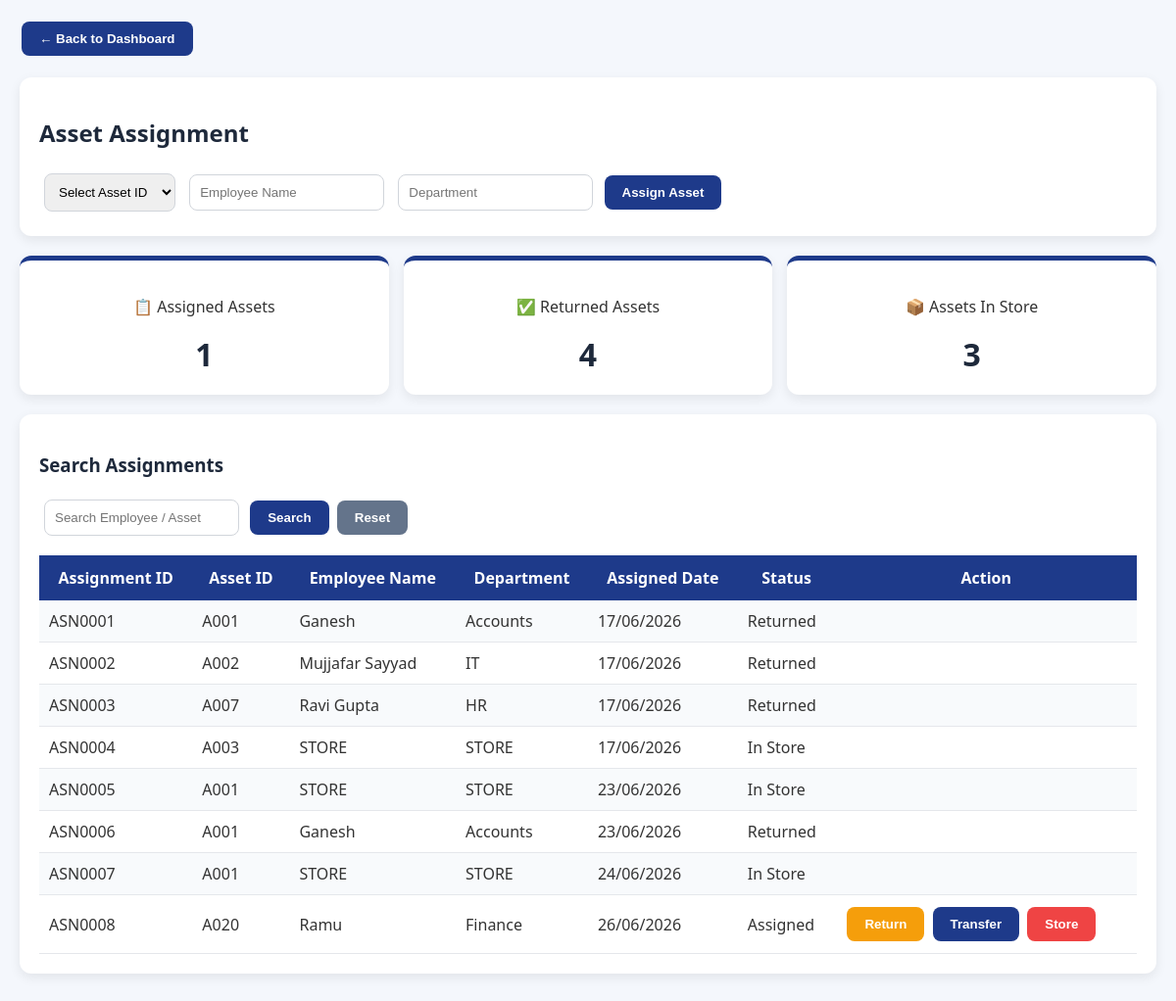
/assign_asset (signed in), run on the app's committed database.
### app.py (models this page shows)
class AssignmentModel(db.Model):
    __tablename__ = 'assignments'
    assignment_id = db.Column(db.String(100), primary_key=True)
    asset_id = db.Column(db.String(100), nullable=False)
    employee_name = db.Column(db.String(100))
    department = db.Column(db.String(100))
    assigned_date = db.Column(db.String(50))
    return_date = db.Column(db.String(50))
    status = db.Column(db.String(50))

### app.py (the view, shortened to what this page needs)
@app.route("/assign_asset", methods=["GET", "POST"])
@login_required
@role_required(['Admin', 'Technician'])
def assign_asset():
    search = request.args.get("search", "").strip()
    if search:
        asns = AssignmentModel.query.filter(
            AssignmentModel.employee_name.contains(search) |
            AssignmentModel.asset_id.contains(search) |
            AssignmentModel.department.contains(search)
        ).all()
    else:
        asns = AssignmentModel.query.all()
    assignments_list = [{
        "Assignment ID": a.assignment_id, "Assignment_ID": a.assignment_id, "Asset ID": a.asset_id,
        "Employee Name": a.employee_name, "Department": a.department, "Assigned Date": a.assigned_date,
        "Return Date": a.return_date, "Status": a.status
    } for a in asns]
    assigned_count = AssignmentModel.query.filter_by(status="Assigned").count()
    returned_count = AssignmentModel.query.filter_by(status="Returned").count()
    instore_count = AssignmentModel.query.filter_by(status="In Store").count()
    asset_ids = [a.asset_id for a in AssetModel.query.filter(AssetModel.record_status != "DEL").all()]
    return render_template(
        "assign_asset.html",
        assignments=assignments_list,
        assigned_count=assigned_count,
        returned_count=returned_count,
        instore_count=instore_count,
        asset_ids=asset_ids
    )

### app.py (called while the page is built)
@login_manager.user_loader
def load_user(username):
    return UserModel.query.get(str(username))

def role_required(allowed_roles):
    def decorator(f):
        @wraps(f)
        def decorated_function(*args, **kwargs):
            if not current_user.is_authenticated or getattr(current_user, 'role', None) not in allowed_roles:
                abort(403)
            return f(*args, **kwargs)
        return decorated_function
    return decorator

### templates/assign_asset.html (shortened to what this page needs)
<!DOCTYPE html>
<html>
<head>
</head>
<body>
<div class="nav-back">
    <button onclick="window.location.href='/assets'">← Back to Dashboard</button>
</div>
{% if current_user.role in ['Admin', 'Technician'] %}
<div class="section">
    <h2>Asset Assignment</h2>
    <form method="POST" action="/assign_asset">
        <select name="asset_id" id="asset_id_dropdown" onchange="fetchAssetDetails()" required>
            <option value="">Select Asset ID</option>
        </select>
        <input type="text" name="employee_name" id="employee_name" placeholder="Employee Name" required>
        <input type="text" name="department" id="department" placeholder="Department" required>
        <button type="submit">Assign Asset</button>
    </form>
</div>
{% endif %}
<div class="dashboard">
    <div class="card">
        <p>📋 Assigned Assets</p>
        <h2>{{ assigned_count }}</h2>
    </div>
    <div class="card">
        <p>✅ Returned Assets</p>
        <h2>{{ returned_count }}</h2>
    </div>
    <div class="card">
        <p>📦 Assets In Store</p>
        <h2>{{ instore_count }}</h2>
    </div>
</div>
<div class="section">
    <h3>Search Assignments</h3>
    <form method="GET" action="/assign_asset">
        <input type="text" name="search" placeholder="Search Employee / Asset">
        <button type="submit">Search</button>
        <button type="button" onclick="window.location.href='/assign_asset'" style="background:#64748b;">Reset</button>
    </form>
    <table>
        <tr>
            <th>Assignment ID</th>
            <th>Asset ID</th>
            <th>Employee Name</th>
            <th>Department</th>
            <th>Assigned Date</th>
            <th>Status</th>
            {% if current_user.role in ['Admin', 'Technician'] %}
            <th>Action</th>
            {% endif %}
        </tr>
        {% for row in assignments %}
        <tr>
            <td>{{ row['Assignment ID'] }}</td>
            <td>{{ row['Asset ID'] }}</td>
            <td>{{ row['Employee Name'] }}</td>
            <td>{{ row['Department'] }}</td>
            <td>{{ row['Assigned Date'] }}</td>
            <td>{{ row['Status'] }}</td>
            {% if current_user.role in ['Admin', 'Technician'] %}
            <td>
                {% if row['Status'] == 'Assigned' %}
                <button type="button" class="btn-warning" onclick="handleAction('return', '{{ row.Assignment_ID}}')">Return</button>
                <button type="button" onclick="handleAction('transfer', '{{ row.Assignment_ID }}')">Transfer</button>
                <button type="button" class="btn-danger" onclick="handleAction('store', '{{ row.Assignment_ID }}')">Store</button>
                {% endif %}
            </td>
            {% endif %}
        </tr>
        {% endfor %}
    </table>
</div>
</body>
</html>

### templates/assign_asset.html (style rules this page uses)
body { font-family:'Segoe UI',sans-serif; background:#f4f7fc; margin:20px; color:#333; padding-bottom:70px; }
h2, h3 { color:#1e293b; }
.nav-back { margin-bottom: 20px; }
button { background:#1e3a8a; color:white; border:none; padding:10px 18px; border-radius:8px; cursor:pointer; font-weight:600; margin: 2px; }
.btn-danger { background: #ef4444; }
.btn-warning { background: #f59e0b; }
input, select { padding:10px; margin:5px; border:1px solid #d1d5db; border-radius:8px; }
.section { background:white; padding:20px; border-radius:12px; margin-bottom:20px; box-shadow:0 4px 12px rgba(0,0,0,0.08); }
.dashboard { display:grid; grid-template-columns:repeat(3,1fr); gap:15px; margin-bottom: 20px; }
.card { background:white; padding:20px; border-radius:12px; text-align:center; box-shadow:0 4px 12px rgba(0,0,0,0.08); border-top: 5px solid #1e3a8a; }
.card h2 { margin: 10px 0 0 0; font-size:32px; }
table { width:100%; border-collapse:collapse; background:white; margin-top: 15px; }
th { background:#1e3a8a; color:white; padding:12px; }
td { padding:10px; border-bottom:1px solid #e5e7eb; text-align: left; }
tr:nth-child(even) { background:#f8fafc; }

### data on the page
AssignmentModel: assignment_id "ASN0001", asset "A001", employee_name "Ganesh", Department "Accounts", assigned_date "17/06/2026", Status "Returned"
AssignmentModel: assignment_id "ASN0002", asset "A002", employee_name "Mujjafar Sayyad", Department "IT", assigned_date "17/06/2026", Status "Returned"
AssignmentModel: assignment_id "ASN0003", asset "A007", employee_name "Ravi Gupta", Department "HR", assigned_date "17/06/2026", Status "Returned"
AssignmentModel: assignment_id "ASN0004", asset "A003", employee_name "STORE", Department "STORE", assigned_date "17/06/2026", Status "In Store"
AssignmentModel: assignment_id "ASN0005", asset "A001", employee_name "STORE", Department "STORE", assigned_date "23/06/2026", Status "In Store"
AssignmentModel: assignment_id "ASN0006", asset "A001", employee_name "Ganesh", Department "Accounts", assigned_date "23/06/2026", Status "Returned"
AssignmentModel: assignment_id "ASN0007", asset "A001", employee_name "STORE", Department "STORE", assigned_date "24/06/2026", Status "In Store"
AssignmentModel: assignment_id "ASN0008", asset "A020", employee_name "Ramu", Department "Finance", assigned_date "26/06/2026", Status "Assigned"

### other printed values
{{ assigned_count }} "1"
{{ returned_count }} "4"
{{ instore_count }} "3"
